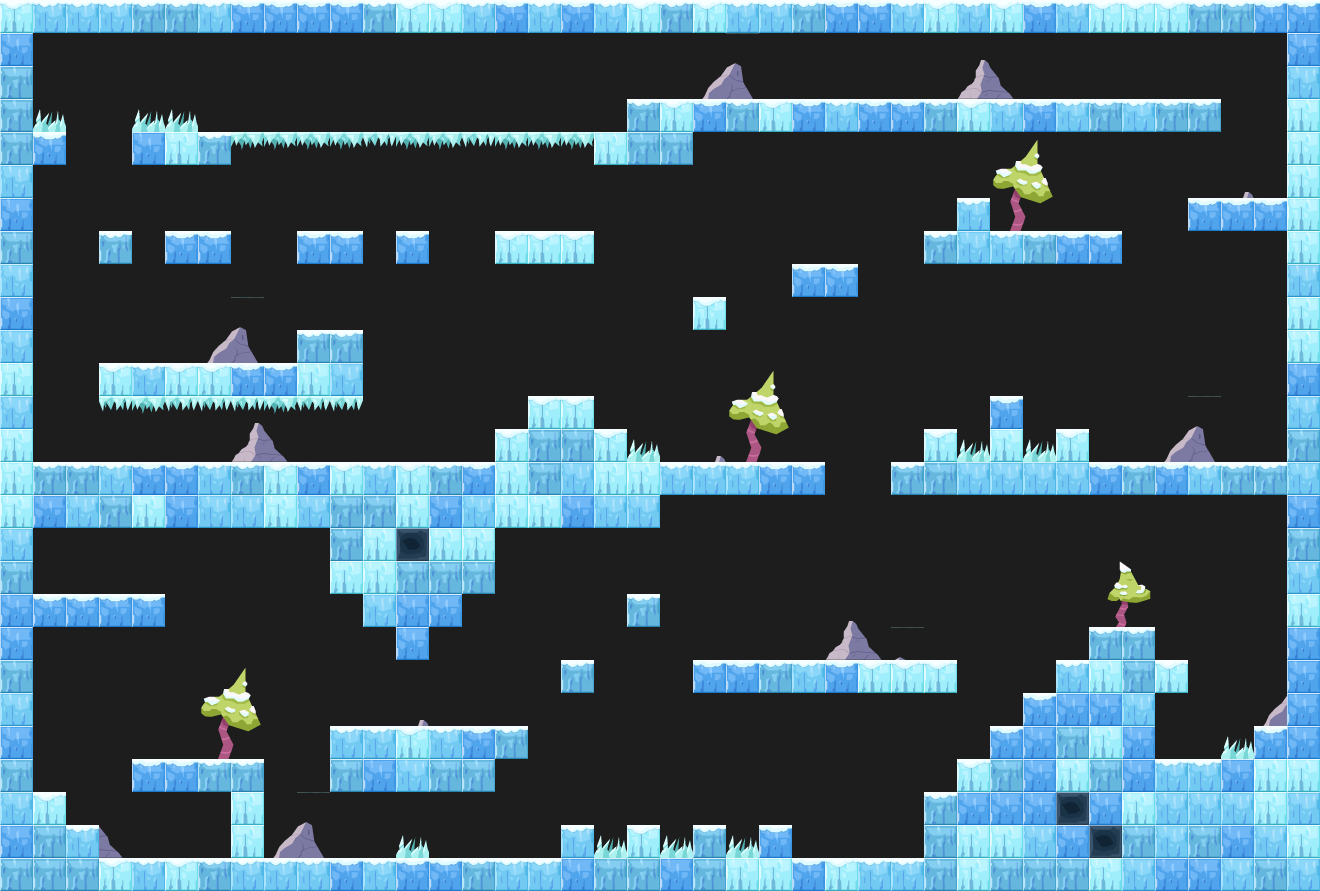

This is a level from a 2D game, rendered from its Tiled map with the project's own tilesets. A one-line summary and the map file follow, with tile-layer data summarised:
An orthogonal 40x27 tile map with 33x33 px tiles, 4 tile layers (bg, deco background, layout, deco foreground) and 107 objects (58x citrus.objects.platformer.box2d.Platform, 12x citrus.objects.CitrusSprite, 10x citrus.objects.platformer.box2d.Sensor, 10x space_digger.enemies.Spike, 8x space_digger.Seam, ...).

<map version="1.0" orientation="orthogonal" width="40" height="27" tilewidth="33" tileheight="33" backgroundcolor="#1d1d1d">
 <tileset firstgid="1" name="tileset_ice" tilewidth="33" tileheight="33">
  <image source="../tilesets/tileset_ice.png" width="297" height="132" />
  <tile id="12">
   <properties>
    <property name="" value="" />
   </properties>
  </tile>
 </tileset>
 <layer name="bg" width="40" height="27">
  <properties>
   <property name="group" value="0" />
  </properties>
  <data>[1080 cells, 0 non-empty, 0 distinct tile ids]</data>
 </layer>
 <layer name="deco background" width="40" height="27">
  <data>[1080 cells, 0 non-empty, 0 distinct tile ids]</data>
 </layer>
 <objectgroup color="#ffff00" name="animated decoration bg" width="40" height="27">
  <properties>
   <property name="group" value="0" />
  </properties>
  <object type="citrus.objects.CitrusSprite" x="935" y="28">
   <properties>
    <property name="view" value="Liana1_ice" />
   </properties>
   <ellipse />
  </object>
  <object type="citrus.objects.CitrusSprite" x="751" y="684">
   <properties>
    <property name="view" value="Liana1_ice" />
   </properties>
   <ellipse />
  </object>
  <object type="citrus.objects.CitrusSprite" x="1172" y="487">
   <properties>
    <property name="view" value="Liana1_ice" />
   </properties>
   <ellipse />
  </object>
  <object type="citrus.objects.CitrusSprite" x="495" y="520">
   <properties>
    <property name="view" value="Liana1_ice" />
   </properties>
   <ellipse />
  </object>
  <object type="citrus.objects.CitrusSprite" x="353" y="782">
   <properties>
    <property name="view" value="Liana1_ice" />
   </properties>
   <ellipse />
  </object>
  <object type="citrus.objects.CitrusSprite" x="706" y="127">
   <properties>
    <property name="view" value="Liana3_ice" />
   </properties>
   <ellipse />
  </object>
  <object type="citrus.objects.CitrusSprite" x="507" y="255">
   <properties>
    <property name="view" value="Liana3_ice" />
   </properties>
   <ellipse />
  </object>
  <object type="citrus.objects.CitrusSprite" x="973" y="487">
   <properties>
    <property name="view" value="Liana3_ice" />
   </properties>
   <ellipse />
  </object>
  <object type="citrus.objects.CitrusSprite" x="783" y="684">
   <properties>
    <property name="view" value="Liana3_ice" />
   </properties>
   <ellipse />
  </object>
  <object type="citrus.objects.CitrusSprite" x="313" y="257">
   <properties>
    <property name="view" value="Liana2_ice" />
   </properties>
   <ellipse />
  </object>
  <object type="citrus.objects.CitrusSprite" x="20" y="620">
   <properties>
    <property name="view" value="Liana2_ice" />
   </properties>
   <ellipse />
  </object>
  <object name="sky" type="citrus.objects.CitrusSprite" x="644" y="-330" width="33" height="33">
   <properties>
    <property name="registration" value="center" />
    <property name="view" value="Sky_ice" />
   </properties>
   <ellipse />
  </object>
 </objectgroup>
 <layer name="layout" width="40" height="27">
  <properties>
   <property name="group" value="2" />
  </properties>
  <data>[1080 cells, 382 non-empty, 12 distinct tile ids]</data>
 </layer>
 <layer name="deco foreground" width="40" height="27">
  <properties>
   <property name="group" value="2" />
  </properties>
  <data>[1080 cells, 57 non-empty, 19 distinct tile ids]</data>
 </layer>
 <objectgroup name="platforms" width="40" height="27">
  <properties>
   <property name="group" value="2" />
  </properties>
  <object type="citrus.objects.platformer.box2d.Platform" x="627" y="99" width="594" height="33" />
  <object type="citrus.objects.platformer.box2d.Platform" x="0" y="0" width="1320" height="33" />
  <object type="citrus.objects.platformer.box2d.Platform" x="1287" y="33" width="33" height="858" />
  <object type="citrus.objects.platformer.box2d.Platform" x="0" y="33" width="33" height="858" />
  <object type="citrus.objects.platformer.box2d.Platform" x="33" y="858" width="1254" height="33" />
  <object type="citrus.objects.platformer.box2d.Platform" x="33" y="462" width="627" height="66" />
  <object type="citrus.objects.platformer.box2d.Platform" x="660" y="462" width="165" height="33" />
  <object type="citrus.objects.platformer.box2d.Platform" x="891" y="462" width="396" height="33" />
  <object type="citrus.objects.platformer.box2d.Platform" x="330" y="726" width="165" height="66" />
  <object type="citrus.objects.platformer.box2d.Platform" x="495" y="726" width="33" height="33" />
  <object type="citrus.objects.platformer.box2d.Platform" x="132" y="759" width="132" height="33" />
  <object type="citrus.objects.platformer.box2d.Platform" x="231" y="792" width="33" height="66" />
  <object type="citrus.objects.platformer.box2d.Platform" x="33" y="792" width="33" height="66" />
  <object type="citrus.objects.platformer.box2d.Platform" x="66" y="825" width="33" height="33" />
  <object type="citrus.objects.platformer.box2d.Platform" x="33" y="594" width="132" height="33" />
  <object type="citrus.objects.platformer.box2d.Platform" x="561" y="660" width="33" height="33" />
  <object type="citrus.objects.platformer.box2d.Platform" x="627" y="594" width="33" height="33" />
  <object type="citrus.objects.platformer.box2d.Platform" x="693" y="660" width="264" height="33" />
  <object type="citrus.objects.platformer.box2d.Platform" x="561" y="825" width="33" height="33" />
  <object type="citrus.objects.platformer.box2d.Platform" x="627" y="825" width="33" height="33" />
  <object type="citrus.objects.platformer.box2d.Platform" x="693" y="825" width="33" height="33" />
  <object type="citrus.objects.platformer.box2d.Platform" x="759" y="825" width="33" height="33" />
  <object type="citrus.objects.platformer.box2d.Platform" x="924" y="792" width="33" height="66" />
  <object type="citrus.objects.platformer.box2d.Platform" x="957" y="759" width="33" height="66" />
  <object type="citrus.objects.platformer.box2d.Platform" x="990" y="726" width="33" height="66" />
  <object type="citrus.objects.platformer.box2d.Platform" x="1023" y="693" width="33" height="66" />
  <object type="citrus.objects.platformer.box2d.Platform" x="1056" y="660" width="33" height="66" />
  <object type="citrus.objects.platformer.box2d.Platform" x="1089" y="627" width="66" height="66" />
  <object type="citrus.objects.platformer.box2d.Platform" x="1155" y="660" width="33" height="33" />
  <object type="citrus.objects.platformer.box2d.Platform" x="1122" y="693" width="33" height="99" />
  <object type="citrus.objects.platformer.box2d.Platform" x="1155" y="759" width="132" height="33" />
  <object type="citrus.objects.platformer.box2d.Platform" x="1254" y="726" width="33" height="33" />
  <object type="citrus.objects.platformer.box2d.Platform" x="594" y="132" width="99" height="33" />
  <object type="citrus.objects.platformer.box2d.Platform" x="132" y="132" width="99" height="33" />
  <object type="citrus.objects.platformer.box2d.Platform" x="33" y="132" width="33" height="33" />
  <object type="citrus.objects.platformer.box2d.Platform" x="99" y="231" width="33" height="33" />
  </objectgroup>
 <objectgroup color="#ff5500" name="breakable blocks" width="40" height="27" />
 <objectgroup color="#5500ff" name="player &amp; exit" width="40" height="27">
  <!-- 37 objects omitted --></objectgroup>
 <objectgroup color="#00aa00" name="seams" width="40" height="27">
  <properties>
   <property name="view" value="Seam_ice" />
  </properties>
  <!-- 34 objects omitted --></objectgroup>
 <objectgroup color="#ff0000" name="enemies" width="40" height="27">
  <properties>
   <property name="group" value="1" />
  </properties>
  <!-- 26 objects omitted --></objectgroup>
 <objectgroup color="#ff557f" name="enemy limits" width="40" height="27">
  <!-- 9 objects omitted --></objectgroup>
</map>
<!-- 59 of 107 objects omitted -->
